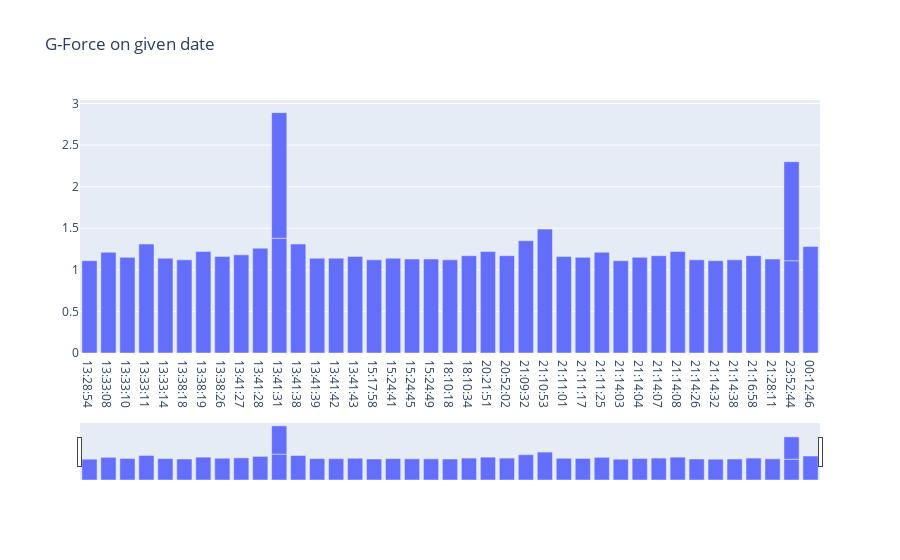

The cell this chart's notebook holds for it:
### Markdown cell above
### Bar on given date

### Code cell
x = pd.DataFrame(days['16-05-2020'])['Time']
y = df['G-Force']

layout = go.Layout(
    title='G-Force on given date'
)

fig = go.Figure(layout=layout)

fig.update_xaxes(
    rangeslider_visible=True
)

fig.add_trace(
    go.Bar(x=x, y=y, name="-")
)

### Figure 1 — Plotly figure (JSON) as saved in the notebook; plotly's stock layout.template omitted (floating-point values rounded to 4 significant figures; data arrays with more than 128 entries replaced by an {"elided": "..."} marker saying what was removed)
{"data": [{"name": "-", "type": "bar", "x": ["13:28:54", "13:33:08", "13:33:10", "13:33:11", "13:33:14", "13:38:18", "13:38:19", "13:38:26", "13:41:27", "13:41:28", "13:41:31", "13:41:31", "13:41:38", "13:41:39", "13:41:42", "13:41:43", "15:17:58", "15:24:41", "15:24:45", "15:24:49", "18:10:18", "18:10:34", "20:21:51", "20:52:02", "21:09:32", "21:10:53", "21:11:01", "21:11:17", "21:11:25", "21:14:03", "21:14:04", "21:14:07", "21:14:08", "21:14:26", "21:14:32", "21:14:38", "21:16:58", "21:28:11", "23:52:44", "23:52:44", "00:12:46"], "y": {"elided": "200 float values"}}], "layout": {"title": {"text": "G-Force on given date"}, "xaxis": {"rangeslider": {"visible": true}}}}
